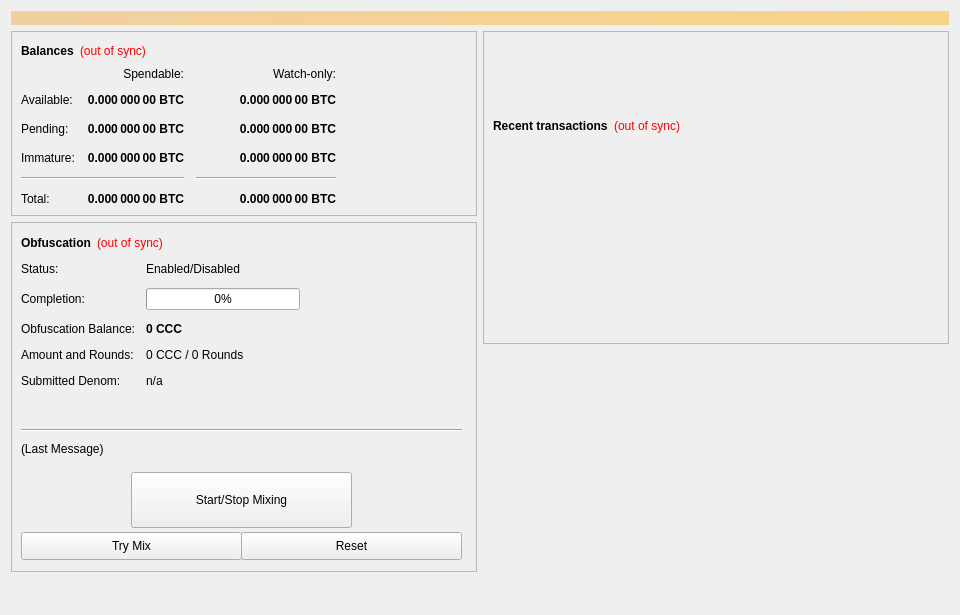
<?xml version="1.0" encoding="UTF-8"?>
<ui version="4.0">
 <class>OverviewPage</class>
 <widget class="QWidget" name="OverviewPage">
  <property name="geometry">
   <rect>
    <x>0</x>
    <y>0</y>
    <width>960</width>
    <height>615</height>
   </rect>
  </property>
  <property name="minimumSize">
   <size>
    <width>960</width>
    <height>0</height>
   </size>
  </property>
  <property name="windowTitle">
   <string>Form</string>
  </property>
  <layout class="QVBoxLayout" name="topLayout">
   <item>
    <widget class="QLabel" name="labelAlerts">
     <property name="visible">
      <bool>false</bool>
     </property>
     <property name="styleSheet">
      <string notr="true">background-color: qlineargradient(x1: 0, y1: 0, x2: 1, y2: 0, stop:0 #F0D0A0, stop:1 #F8D488); color:#000000;</string>
     </property>
     <property name="wordWrap">
      <bool>true</bool>
     </property>
     <property name="margin">
      <number>3</number>
     </property>
    </widget>
   </item>
   <item>
    <layout class="QHBoxLayout" name="horizontalLayout" stretch="1,1">
     <item>
      <layout class="QVBoxLayout" name="verticalLayout_2">
       <item>
        <widget class="QFrame" name="frame">
         <property name="frameShape">
          <enum>QFrame::StyledPanel</enum>
         </property>
         <property name="frameShadow">
          <enum>QFrame::Raised</enum>
         </property>
         <layout class="QVBoxLayout" name="verticalLayout_4">
          <item>
           <layout class="QHBoxLayout" name="horizontalLayout_4">
            <item>
             <widget class="QLabel" name="label_5">
              <property name="font">
               <font>
                <weight>75</weight>
                <bold>true</bold>
               </font>
              </property>
              <property name="text">
               <string>Balances</string>
              </property>
             </widget>
            </item>
            <item>
             <widget class="QLabel" name="labelWalletStatus">
              <property name="cursor">
               <cursorShape>WhatsThisCursor</cursorShape>
              </property>
              <property name="toolTip">
               <string>The displayed information may be out of date. Your wallet automatically synchronizes with the CCoin network after a connection is established, but this process has not completed yet.</string>
              </property>
              <property name="styleSheet">
               <string notr="true">QLabel { color: red; }</string>
              </property>
              <property name="text">
               <string notr="true">(out of sync)</string>
              </property>
              <property name="alignment">
               <set>Qt::AlignLeading|Qt::AlignLeft|Qt::AlignVCenter</set>
              </property>
             </widget>
            </item>
            <item>
             <spacer name="horizontalSpacer_3">
              <property name="orientation">
               <enum>Qt::Horizontal</enum>
              </property>
              <property name="sizeHint" stdset="0">
               <size>
                <width>40</width>
                <height>20</height>
               </size>
              </property>
             </spacer>
            </item>
           </layout>
          </item>
          <item>
           <layout class="QGridLayout" name="gridLayout">
            <property name="spacing">
             <number>12</number>
            </property>
            <item row="2" column="2">
             <widget class="QLabel" name="labelWatchPending">
              <property name="font">
               <font>
                <weight>75</weight>
                <bold>true</bold>
               </font>
              </property>
              <property name="cursor">
               <cursorShape>IBeamCursor</cursorShape>
              </property>
              <property name="toolTip">
               <string>Unconfirmed transactions to watch-only addresses</string>
              </property>
              <property name="text">
               <string notr="true">0.000 000 00 BTC</string>
              </property>
              <property name="alignment">
               <set>Qt::AlignRight|Qt::AlignTrailing|Qt::AlignVCenter</set>
              </property>
              <property name="textInteractionFlags">
               <set>Qt::LinksAccessibleByMouse|Qt::TextSelectableByKeyboard|Qt::TextSelectableByMouse</set>
              </property>
             </widget>
            </item>
            <item row="2" column="1">
             <widget class="QLabel" name="labelUnconfirmed">
              <property name="font">
               <font>
                <weight>75</weight>
                <bold>true</bold>
               </font>
              </property>
              <property name="cursor">
               <cursorShape>IBeamCursor</cursorShape>
              </property>
              <property name="toolTip">
               <string>Total of transactions that have yet to be confirmed, and do not yet count toward the spendable balance</string>
              </property>
              <property name="text">
               <string notr="true">0.000 000 00 BTC</string>
              </property>
              <property name="alignment">
               <set>Qt::AlignRight|Qt::AlignTrailing|Qt::AlignVCenter</set>
              </property>
              <property name="textInteractionFlags">
               <set>Qt::LinksAccessibleByMouse|Qt::TextSelectableByKeyboard|Qt::TextSelectableByMouse</set>
              </property>
             </widget>
            </item>
            <item row="3" column="2">
             <widget class="QLabel" name="labelWatchImmature">
              <property name="font">
               <font>
                <weight>75</weight>
                <bold>true</bold>
               </font>
              </property>
              <property name="cursor">
               <cursorShape>IBeamCursor</cursorShape>
              </property>
              <property name="toolTip">
               <string>Staked or masternode rewards in watch-only addresses that has not yet matured</string>
              </property>
              <property name="text">
               <string notr="true">0.000 000 00 BTC</string>
              </property>
              <property name="alignment">
               <set>Qt::AlignRight|Qt::AlignTrailing|Qt::AlignVCenter</set>
              </property>
              <property name="textInteractionFlags">
               <set>Qt::LinksAccessibleByMouse|Qt::TextSelectableByKeyboard|Qt::TextSelectableByMouse</set>
              </property>
             </widget>
            </item>
            <item row="4" column="0" colspan="2">
             <widget class="Line" name="lineSpendableBalance">
              <property name="orientation">
               <enum>Qt::Horizontal</enum>
              </property>
             </widget>
            </item>
            <item row="4" column="2">
             <widget class="Line" name="lineWatchBalance">
              <property name="sizePolicy">
               <sizepolicy hsizetype="Preferred" vsizetype="Fixed">
                <horstretch>0</horstretch>
                <verstretch>0</verstretch>
               </sizepolicy>
              </property>
              <property name="minimumSize">
               <size>
                <width>140</width>
                <height>0</height>
               </size>
              </property>
              <property name="orientation">
               <enum>Qt::Horizontal</enum>
              </property>
             </widget>
            </item>
            <item row="5" column="0">
             <widget class="QLabel" name="labelTotalText">
              <property name="text">
               <string>Total:</string>
              </property>
             </widget>
            </item>
            <item row="3" column="1">
             <widget class="QLabel" name="labelImmature">
              <property name="font">
               <font>
                <weight>75</weight>
                <bold>true</bold>
               </font>
              </property>
              <property name="cursor">
               <cursorShape>IBeamCursor</cursorShape>
              </property>
              <property name="toolTip">
               <string>Staked or masternode rewards that has not yet matured</string>
              </property>
              <property name="text">
               <string notr="true">0.000 000 00 BTC</string>
              </property>
              <property name="alignment">
               <set>Qt::AlignRight|Qt::AlignTrailing|Qt::AlignVCenter</set>
              </property>
              <property name="textInteractionFlags">
               <set>Qt::LinksAccessibleByMouse|Qt::TextSelectableByKeyboard|Qt::TextSelectableByMouse</set>
              </property>
             </widget>
            </item>
            <item row="2" column="3">
             <spacer name="horizontalSpacer_2">
              <property name="orientation">
               <enum>Qt::Horizontal</enum>
              </property>
              <property name="sizeHint" stdset="0">
               <size>
                <width>40</width>
                <height>20</height>
               </size>
              </property>
             </spacer>
            </item>
            <item row="3" column="0">
             <widget class="QLabel" name="labelImmatureText">
              <property name="text">
               <string>Immature:</string>
              </property>
             </widget>
            </item>
            <item row="5" column="1">
             <widget class="QLabel" name="labelTotal">
              <property name="font">
               <font>
                <weight>75</weight>
                <bold>true</bold>
               </font>
              </property>
              <property name="cursor">
               <cursorShape>IBeamCursor</cursorShape>
              </property>
              <property name="toolTip">
               <string>Your current total balance</string>
              </property>
              <property name="text">
               <string notr="true">0.000 000 00 BTC</string>
              </property>
              <property name="alignment">
               <set>Qt::AlignRight|Qt::AlignTrailing|Qt::AlignVCenter</set>
              </property>
              <property name="textInteractionFlags">
               <set>Qt::LinksAccessibleByMouse|Qt::TextSelectableByKeyboard|Qt::TextSelectableByMouse</set>
              </property>
             </widget>
            </item>
            <item row="5" column="2">
             <widget class="QLabel" name="labelWatchTotal">
              <property name="font">
               <font>
                <weight>75</weight>
                <bold>true</bold>
               </font>
              </property>
              <property name="cursor">
               <cursorShape>IBeamCursor</cursorShape>
              </property>
              <property name="toolTip">
               <string>Current total balance in watch-only addresses</string>
              </property>
              <property name="text">
               <string notr="true">0.000 000 00 BTC</string>
              </property>
              <property name="alignment">
               <set>Qt::AlignRight|Qt::AlignTrailing|Qt::AlignVCenter</set>
              </property>
              <property name="textInteractionFlags">
               <set>Qt::LinksAccessibleByMouse|Qt::TextSelectableByKeyboard|Qt::TextSelectableByMouse</set>
              </property>
             </widget>
            </item>
            <item row="0" column="2">
             <widget class="QLabel" name="labelWatchonly">
              <property name="text">
               <string>Watch-only:</string>
              </property>
              <property name="alignment">
               <set>Qt::AlignRight|Qt::AlignTrailing|Qt::AlignVCenter</set>
              </property>
             </widget>
            </item>
            <item row="1" column="0">
             <widget class="QLabel" name="labelBalanceText">
              <property name="text">
               <string>Available:</string>
              </property>
             </widget>
            </item>
            <item row="1" column="1">
             <widget class="QLabel" name="labelBalance">
              <property name="font">
               <font>
                <weight>75</weight>
                <bold>true</bold>
               </font>
              </property>
              <property name="cursor">
               <cursorShape>IBeamCursor</cursorShape>
              </property>
              <property name="toolTip">
               <string>Your current spendable balance</string>
              </property>
              <property name="text">
               <string notr="true">0.000 000 00 BTC</string>
              </property>
              <property name="alignment">
               <set>Qt::AlignRight|Qt::AlignTrailing|Qt::AlignVCenter</set>
              </property>
              <property name="textInteractionFlags">
               <set>Qt::LinksAccessibleByMouse|Qt::TextSelectableByKeyboard|Qt::TextSelectableByMouse</set>
              </property>
             </widget>
            </item>
            <item row="1" column="2">
             <widget class="QLabel" name="labelWatchAvailable">
              <property name="font">
               <font>
                <weight>75</weight>
                <bold>true</bold>
               </font>
              </property>
              <property name="cursor">
               <cursorShape>IBeamCursor</cursorShape>
              </property>
              <property name="toolTip">
               <string>Your current balance in watch-only addresses</string>
              </property>
              <property name="text">
               <string notr="true">0.000 000 00 BTC</string>
              </property>
              <property name="alignment">
               <set>Qt::AlignRight|Qt::AlignTrailing|Qt::AlignVCenter</set>
              </property>
              <property name="textInteractionFlags">
               <set>Qt::LinksAccessibleByMouse|Qt::TextSelectableByKeyboard|Qt::TextSelectableByMouse</set>
              </property>
             </widget>
            </item>
            <item row="2" column="0">
             <widget class="QLabel" name="labelPendingText">
              <property name="text">
               <string>Pending:</string>
              </property>
             </widget>
            </item>
            <item row="0" column="1">
             <widget class="QLabel" name="labelSpendable">
              <property name="text">
               <string>Spendable:</string>
              </property>
              <property name="alignment">
               <set>Qt::AlignRight|Qt::AlignTrailing|Qt::AlignVCenter</set>
              </property>
             </widget>
            </item>
           </layout>
          </item>
         </layout>
        </widget>
       </item>
       <item>
        <widget class="QFrame" name="frameObfuscation">
         <property name="minimumSize">
          <size>
           <width>0</width>
           <height>350</height>
          </size>
         </property>
         <property name="layoutDirection">
          <enum>Qt::LeftToRight</enum>
         </property>
         <property name="frameShape">
          <enum>QFrame::StyledPanel</enum>
         </property>
         <property name="frameShadow">
          <enum>QFrame::Raised</enum>
         </property>
         <widget class="QWidget" name="formLayoutWidget">
          <property name="geometry">
           <rect>
            <x>10</x>
            <y>40</y>
            <width>451</width>
            <height>161</height>
           </rect>
          </property>
          <layout class="QFormLayout" name="formLayout">
           <property name="fieldGrowthPolicy">
            <enum>QFormLayout::AllNonFixedFieldsGrow</enum>
           </property>
           <property name="horizontalSpacing">
            <number>11</number>
           </property>
           <property name="verticalSpacing">
            <number>12</number>
           </property>
           <item row="0" column="0">
            <widget class="QLabel" name="label_6">
             <property name="text">
              <string>Status:</string>
             </property>
            </widget>
           </item>
           <item row="1" column="0">
            <widget class="QLabel" name="label_7">
             <property name="text">
              <string>Completion:</string>
             </property>
            </widget>
           </item>
           <item row="1" column="1">
            <widget class="QProgressBar" name="obfuscationProgress">
             <property name="maximumSize">
              <size>
               <width>154</width>
               <height>16777215</height>
              </size>
             </property>
             <property name="value">
              <number>0</number>
             </property>
            </widget>
           </item>
           <item row="2" column="0">
            <widget class="QLabel" name="labelAnonymizedText">
             <property name="text">
              <string>Obfuscation Balance:</string>
             </property>
            </widget>
           </item>
           <item row="2" column="1">
            <widget class="QLabel" name="labelAnonymized">
             <property name="font">
              <font>
               <weight>75</weight>
               <bold>true</bold>
              </font>
             </property>
             <property name="text">
              <string notr="true">0 CCC</string>
             </property>
            </widget>
           </item>
           <item row="3" column="0">
            <widget class="QLabel" name="label_8">
             <property name="text">
              <string>Amount and Rounds:</string>
             </property>
            </widget>
           </item>
           <item row="3" column="1">
            <widget class="QLabel" name="labelAmountRounds">
             <property name="text">
              <string>0 CCC / 0 Rounds</string>
             </property>
            </widget>
           </item>
           <item row="4" column="0">
            <widget class="QLabel" name="label_9">
             <property name="text">
              <string>Submitted Denom:</string>
             </property>
            </widget>
           </item>
           <item row="4" column="1">
            <widget class="QLabel" name="labelSubmittedDenom">
             <property name="toolTip">
              <string>The denominations you submitted to the Masternode.&lt;br&gt;To mix, other users must submit the exact same denominations.</string>
             </property>
             <property name="text">
              <string>n/a</string>
             </property>
            </widget>
           </item>
           <item row="0" column="1">
            <widget class="QLabel" name="obfuscationEnabled">
             <property name="text">
              <string>Enabled/Disabled</string>
             </property>
            </widget>
           </item>
          </layout>
         </widget>
         <widget class="QPushButton" name="runAutoDenom">
          <property name="geometry">
           <rect>
            <x>251</x>
            <y>17</y>
            <width>1</width>
            <height>1</height>
           </rect>
          </property>
          <property name="palette">
           <palette>
            <active>
             <colorrole role="WindowText">
              <brush brushstyle="SolidPattern">
               <color alpha="255">
                <red>0</red>
                <green>0</green>
                <blue>0</blue>
               </color>
              </brush>
             </colorrole>
             <colorrole role="Button">
              <brush brushstyle="SolidPattern">
               <color alpha="255">
                <red>239</red>
                <green>238</green>
                <blue>238</blue>
               </color>
              </brush>
             </colorrole>
             <colorrole role="Light">
              <brush brushstyle="SolidPattern">
               <color alpha="255">
                <red>255</red>
                <green>255</green>
                <blue>255</blue>
               </color>
              </brush>
             </colorrole>
             <colorrole role="Midlight">
              <brush brushstyle="SolidPattern">
               <color alpha="255">
                <red>247</red>
                <green>246</green>
                <blue>246</blue>
               </color>
              </brush>
             </colorrole>
             <colorrole role="Dark">
              <brush brushstyle="SolidPattern">
               <color alpha="255">
                <red>119</red>
                <green>119</green>
                <blue>119</blue>
               </color>
              </brush>
             </colorrole>
             <colorrole role="Mid">
              <brush brushstyle="SolidPattern">
               <color alpha="255">
                <red>159</red>
                <green>159</green>
                <blue>159</blue>
               </color>
              </brush>
             </colorrole>
             <colorrole role="Text">
              <brush brushstyle="SolidPattern">
               <color alpha="255">
                <red>0</red>
                <green>0</green>
                <blue>0</blue>
               </color>
              </brush>
             </colorrole>
             <colorrole role="BrightText">
              <brush brushstyle="SolidPattern">
               <color alpha="255">
                <red>255</red>
                <green>255</green>
                <blue>255</blue>
               </color>
              </brush>
             </colorrole>
             <colorrole role="ButtonText">
              <brush brushstyle="SolidPattern">
               <color alpha="255">
                <red>0</red>
                <green>0</green>
                <blue>0</blue>
               </color>
              </brush>
             </colorrole>
             <colorrole role="Base">
              <brush brushstyle="SolidPattern">
               <color alpha="255">
                <red>255</red>
                <green>255</green>
                <blue>255</blue>
               </color>
              </brush>
             </colorrole>
             <colorrole role="Window">
              <brush brushstyle="SolidPattern">
               <color alpha="255">
                <red>239</red>
                <green>238</green>
                <blue>238</blue>
               </color>
              </brush>
             </colorrole>
             <colorrole role="Shadow">
              <brush brushstyle="SolidPattern">
               <color alpha="255">
                <red>0</red>
                <green>0</green>
                <blue>0</blue>
               </color>
              </brush>
             </colorrole>
             <colorrole role="AlternateBase">
              <brush brushstyle="SolidPattern">
               <color alpha="255">
                <red>247</red>
                <green>246</green>
                <blue>246</blue>
               </color>
              </brush>
             </colorrole>
             <colorrole role="ToolTipBase">
              <brush brushstyle="SolidPattern">
               <color alpha="255">
                <red>255</red>
                <green>255</green>
                <blue>220</blue>
               </color>
              </brush>
             </colorrole>
             <colorrole role="ToolTipText">
              <brush brushstyle="SolidPattern">
               <color alpha="255">
                <red>0</red>
                <green>0</green>
                <blue>0</blue>
               </color>
              </brush>
             </colorrole>
            </active>
            <inactive>
             <colorrole role="WindowText">
              <brush brushstyle="SolidPattern">
               <color alpha="255">
                <red>0</red>
                <green>0</green>
                <blue>0</blue>
               </color>
              </brush>
             </colorrole>
             <colorrole role="Button">
              <brush brushstyle="SolidPattern">
               <color alpha="255">
                <red>239</red>
                <green>238</green>
                <blue>238</blue>
               </color>
              </brush>
             </colorrole>
             <colorrole role="Light">
              <brush brushstyle="SolidPattern">
               <color alpha="255">
                <red>255</red>
                <green>255</green>
                <blue>255</blue>
               </color>
              </brush>
             </colorrole>
             <colorrole role="Midlight">
              <brush brushstyle="SolidPattern">
               <color alpha="255">
                <red>247</red>
                <green>246</green>
                <blue>246</blue>
               </color>
              </brush>
             </colorrole>
             <colorrole role="Dark">
              <brush brushstyle="SolidPattern">
               <color alpha="255">
                <red>119</red>
                <green>119</green>
                <blue>119</blue>
               </color>
              </brush>
             </colorrole>
             <colorrole role="Mid">
              <brush brushstyle="SolidPattern">
               <color alpha="255">
                <red>159</red>
                <green>159</green>
                <blue>159</blue>
               </color>
              </brush>
             </colorrole>
             <colorrole role="Text">
              <brush brushstyle="SolidPattern">
               <color alpha="255">
                <red>0</red>
                <green>0</green>
                <blue>0</blue>
               </color>
              </brush>
             </colorrole>
             <colorrole role="BrightText">
              <brush brushstyle="SolidPattern">
               <color alpha="255">
                <red>255</red>
                <green>255</green>
                <blue>255</blue>
               </color>
              </brush>
             </colorrole>
             <colorrole role="ButtonText">
              <brush brushstyle="SolidPattern">
               <color alpha="255">
                <red>0</red>
                <green>0</green>
                <blue>0</blue>
               </color>
              </brush>
             </colorrole>
             <colorrole role="Base">
              <brush brushstyle="SolidPattern">
               <color alpha="255">
                <red>255</red>
                <green>255</green>
                <blue>255</blue>
               </color>
              </brush>
             </colorrole>
             <colorrole role="Window">
              <brush brushstyle="SolidPattern">
               <color alpha="255">
                <red>239</red>
                <green>238</green>
                <blue>238</blue>
               </color>
              </brush>
             </colorrole>
             <colorrole role="Shadow">
              <brush brushstyle="SolidPattern">
               <color alpha="255">
                <red>0</red>
                <green>0</green>
                <blue>0</blue>
               </color>
              </brush>
             </colorrole>
             <colorrole role="AlternateBase">
              <brush brushstyle="SolidPattern">
               <color alpha="255">
                <red>247</red>
                <green>246</green>
                <blue>246</blue>
               </color>
              </brush>
             </colorrole>
             <colorrole role="ToolTipBase">
              <brush brushstyle="SolidPattern">
               <color alpha="255">
                <red>255</red>
                <green>255</green>
                <blue>220</blue>
               </color>
              </brush>
             </colorrole>
             <colorrole role="ToolTipText">
              <brush brushstyle="SolidPattern">
               <color alpha="255">
                <red>0</red>
                <green>0</green>
                <blue>0</blue>
               </color>
              </brush>
             </colorrole>
            </inactive>
            <disabled>
             <colorrole role="WindowText">
              <brush brushstyle="SolidPattern">
               <color alpha="255">
                <red>119</red>
                <green>119</green>
                <blue>119</blue>
               </color>
              </brush>
             </colorrole>
             <colorrole role="Button">
              <brush brushstyle="SolidPattern">
               <color alpha="255">
                <red>239</red>
                <green>238</green>
                <blue>238</blue>
               </color>
              </brush>
             </colorrole>
             <colorrole role="Light">
              <brush brushstyle="SolidPattern">
               <color alpha="255">
                <red>255</red>
                <green>255</green>
                <blue>255</blue>
               </color>
              </brush>
             </colorrole>
             <colorrole role="Midlight">
              <brush brushstyle="SolidPattern">
               <color alpha="255">
                <red>247</red>
                <green>246</green>
                <blue>246</blue>
               </color>
              </brush>
             </colorrole>
             <colorrole role="Dark">
              <brush brushstyle="SolidPattern">
               <color alpha="255">
                <red>119</red>
                <green>119</green>
                <blue>119</blue>
               </color>
              </brush>
             </colorrole>
             <colorrole role="Mid">
              <brush brushstyle="SolidPattern">
               <color alpha="255">
                <red>159</red>
                <green>159</green>
                <blue>159</blue>
               </color>
              </brush>
             </colorrole>
             <colorrole role="Text">
              <brush brushstyle="SolidPattern">
               <color alpha="255">
                <red>119</red>
                <green>119</green>
                <blue>119</blue>
               </color>
              </brush>
             </colorrole>
             <colorrole role="BrightText">
              <brush brushstyle="SolidPattern">
               <color alpha="255">
                <red>255</red>
                <green>255</green>
                <blue>255</blue>
               </color>
              </brush>
             </colorrole>
             <colorrole role="ButtonText">
              <brush brushstyle="SolidPattern">
               <color alpha="255">
                <red>119</red>
                <green>119</green>
                <blue>119</blue>
               </color>
              </brush>
             </colorrole>
             <colorrole role="Base">
              <brush brushstyle="SolidPattern">
               <color alpha="255">
                <red>239</red>
                <green>238</green>
                <blue>238</blue>
               </color>
              </brush>
             </colorrole>
             <colorrole role="Window">
              <brush brushstyle="SolidPattern">
               <color alpha="255">
                <red>239</red>
                <green>238</green>
                <blue>238</blue>
               </color>
              </brush>
             </colorrole>
             <colorrole role="Shadow">
              <brush brushstyle="SolidPattern">
               <color alpha="255">
                <red>0</red>
                <green>0</green>
                <blue>0</blue>
               </color>
              </brush>
             </colorrole>
             <colorrole role="AlternateBase">
              <brush brushstyle="SolidPattern">
               <color alpha="255">
                <red>239</red>
                <green>238</green>
                <blue>238</blue>
               </color>
              </brush>
             </colorrole>
             <colorrole role="ToolTipBase">
              <brush brushstyle="SolidPattern">
               <color alpha="255">
                <red>255</red>
                <green>255</green>
                <blue>220</blue>
               </color>
              </brush>
             </colorrole>
             <colorrole role="ToolTipText">
              <brush brushstyle="SolidPattern">
               <color alpha="255">
                <red>0</red>
                <green>0</green>
                <blue>0</blue>
               </color>
              </brush>
             </colorrole>
            </disabled>
           </palette>
          </property>
          <property name="focusPolicy">
           <enum>Qt::NoFocus</enum>
          </property>
          <property name="autoFillBackground">
           <bool>true</bool>
          </property>
          <property name="text">
           <string/>
          </property>
          <property name="flat">
           <bool>true</bool>
          </property>
         </widget>
         <widget class="QPushButton" name="toggleObfuscation">
          <property name="geometry">
           <rect>
            <x>120</x>
            <y>250</y>
            <width>221</width>
            <height>56</height>
           </rect>
          </property>
          <property name="sizePolicy">
           <sizepolicy hsizetype="MinimumExpanding" vsizetype="Fixed">
            <horstretch>0</horstretch>
            <verstretch>0</verstretch>
           </sizepolicy>
          </property>
          <property name="text">
           <string>Start/Stop Mixing</string>
          </property>
         </widget>
         <widget class="Line" name="lineLastMessage">
          <property name="geometry">
           <rect>
            <x>10</x>
            <y>200</y>
            <width>441</width>
            <height>16</height>
           </rect>
          </property>
          <property name="orientation">
           <enum>Qt::Horizontal</enum>
          </property>
         </widget>
         <widget class="QLabel" name="obfuscationStatus">
          <property name="geometry">
           <rect>
            <x>10</x>
            <y>220</y>
            <width>451</width>
            <height>61</height>
           </rect>
          </property>
          <property name="minimumSize">
           <size>
            <width>288</width>
            <height>43</height>
           </size>
          </property>
          <property name="text">
           <string>(Last Message)</string>
          </property>
          <property name="alignment">
           <set>Qt::AlignLeading|Qt::AlignLeft|Qt::AlignTop</set>
          </property>
          <property name="wordWrap">
           <bool>true</bool>
          </property>
         </widget>
         <widget class="QPushButton" name="obfuscationAuto">
          <property name="geometry">
           <rect>
            <x>10</x>
            <y>310</y>
            <width>221</width>
            <height>28</height>
           </rect>
          </property>
          <property name="sizePolicy">
           <sizepolicy hsizetype="MinimumExpanding" vsizetype="Fixed">
            <horstretch>0</horstretch>
            <verstretch>0</verstretch>
           </sizepolicy>
          </property>
          <property name="toolTip">
           <string>Try to manually submit a Obfuscation request.</string>
          </property>
          <property name="text">
           <string>Try Mix</string>
          </property>
         </widget>
         <widget class="QPushButton" name="obfuscationReset">
          <property name="geometry">
           <rect>
            <x>230</x>
            <y>310</y>
            <width>221</width>
            <height>28</height>
           </rect>
          </property>
          <property name="sizePolicy">
           <sizepolicy hsizetype="MinimumExpanding" vsizetype="Fixed">
            <horstretch>0</horstretch>
            <verstretch>0</verstretch>
           </sizepolicy>
          </property>
          <property name="toolTip">
           <string>Reset the current status of Obfuscation (can interrupt Obfuscation if it's in the process of Mixing, which can cost you money!)</string>
          </property>
          <property name="autoFillBackground">
           <bool>false</bool>
          </property>
          <property name="text">
           <string>Reset</string>
          </property>
         </widget>
         <widget class="QWidget" name="layoutWidget">
          <property name="geometry">
           <rect>
            <x>10</x>
            <y>10</y>
            <width>431</width>
            <height>22</height>
           </rect>
          </property>
          <layout class="QHBoxLayout" name="horizontalLayout_5">
           <item>
            <widget class="QLabel" name="label_2">
             <property name="font">
              <font>
               <weight>75</weight>
               <bold>true</bold>
              </font>
             </property>
             <property name="text">
              <string>Obfuscation</string>
             </property>
            </widget>
           </item>
           <item>
            <widget class="QLabel" name="labelObfuscationSyncStatus">
             <property name="toolTip">
              <string>The displayed information may be out of date. Your wallet automatically synchronizes with the CCoin network after a connection is established, but this process has not completed yet.</string>
             </property>
             <property name="styleSheet">
              <string notr="true">QLabel { color: red; }</string>
             </property>
             <property name="text">
              <string notr="true">(out of sync)</string>
             </property>
             <property name="alignment">
              <set>Qt::AlignLeading|Qt::AlignLeft|Qt::AlignVCenter</set>
             </property>
            </widget>
           </item>
           <item>
            <spacer name="horizontalSpacer_4">
             <property name="orientation">
              <enum>Qt::Horizontal</enum>
             </property>
             <property name="sizeHint" stdset="0">
              <size>
               <width>40</width>
               <height>20</height>
              </size>
             </property>
            </spacer>
           </item>
          </layout>
         </widget>
        </widget>
       </item>
       <item>
        <spacer name="verticalSpacer">
         <property name="orientation">
          <enum>Qt::Vertical</enum>
         </property>
         <property name="sizeHint" stdset="0">
          <size>
           <width>20</width>
           <height>40</height>
          </size>
         </property>
        </spacer>
       </item>
      </layout>
     </item>
     <item>
      <layout class="QVBoxLayout" name="verticalLayout_3">
       <item>
        <widget class="QFrame" name="frame_2">
         <property name="frameShape">
          <enum>QFrame::StyledPanel</enum>
         </property>
         <property name="frameShadow">
          <enum>QFrame::Raised</enum>
         </property>
         <layout class="QVBoxLayout" name="verticalLayout">
          <item>
           <spacer name="verticalSpacer_3">
            <property name="orientation">
             <enum>Qt::Vertical</enum>
            </property>
            <property name="sizeType">
             <enum>QSizePolicy::Fixed</enum>
            </property>
            <property name="sizeHint" stdset="0">
             <size>
              <width>20</width>
              <height>75</height>
             </size>
            </property>
           </spacer>
          </item>
          <item>
           <layout class="QHBoxLayout" name="horizontalLayout_2">
            <item>
             <widget class="QLabel" name="label_4">
              <property name="font">
               <font>
                <weight>75</weight>
                <bold>true</bold>
               </font>
              </property>
              <property name="text">
               <string>Recent transactions</string>
              </property>
             </widget>
            </item>
            <item>
             <widget class="QLabel" name="labelTransactionsStatus">
              <property name="cursor">
               <cursorShape>WhatsThisCursor</cursorShape>
              </property>
              <property name="toolTip">
               <string>The displayed information may be out of date. Your wallet automatically synchronizes with the CCoin network after a connection is established, but this process has not completed yet.</string>
              </property>
              <property name="styleSheet">
               <string notr="true">QLabel { color: red; }</string>
              </property>
              <property name="text">
               <string notr="true">(out of sync)</string>
              </property>
              <property name="alignment">
               <set>Qt::AlignRight|Qt::AlignTrailing|Qt::AlignVCenter</set>
              </property>
             </widget>
            </item>
            <item>
             <spacer name="horizontalSpacer">
              <property name="orientation">
               <enum>Qt::Horizontal</enum>
              </property>
              <property name="sizeHint" stdset="0">
               <size>
                <width>40</width>
                <height>20</height>
               </size>
              </property>
             </spacer>
            </item>
           </layout>
          </item>
          <item>
           <widget class="QListView" name="listTransactions">
            <property name="styleSheet">
             <string notr="true">QListView { background: transparent; }</string>
            </property>
            <property name="frameShape">
             <enum>QFrame::NoFrame</enum>
            </property>
            <property name="verticalScrollBarPolicy">
             <enum>Qt::ScrollBarAlwaysOff</enum>
            </property>
            <property name="horizontalScrollBarPolicy">
             <enum>Qt::ScrollBarAlwaysOff</enum>
            </property>
            <property name="selectionMode">
             <enum>QAbstractItemView::NoSelection</enum>
            </property>
           </widget>
          </item>
         </layout>
        </widget>
       </item>
       <item>
        <spacer name="verticalSpacer_2">
         <property name="orientation">
          <enum>Qt::Vertical</enum>
         </property>
         <property name="sizeType">
          <enum>QSizePolicy::Expanding</enum>
         </property>
         <property name="sizeHint" stdset="0">
          <size>
           <width>20</width>
           <height>40</height>
          </size>
         </property>
        </spacer>
       </item>
      </layout>
     </item>
    </layout>
   </item>
  </layout>
 </widget>
 <resources/>
 <connections/>
</ui>
